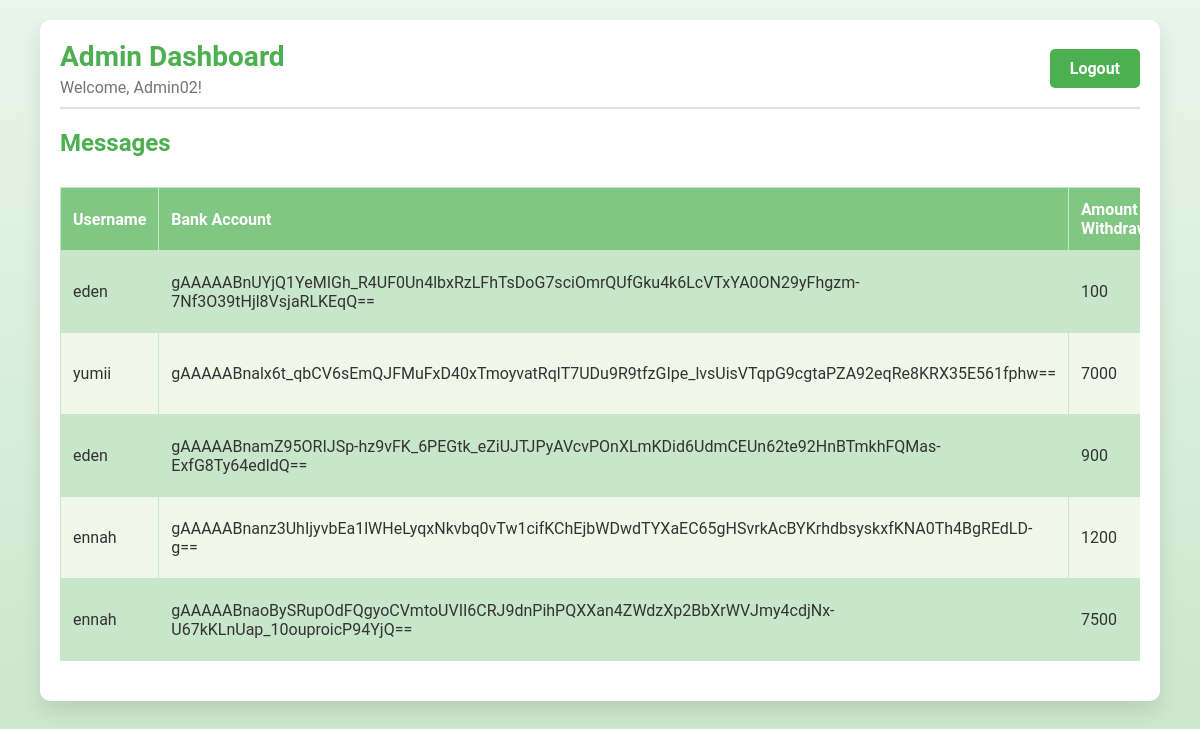
The page /dashboard/ (signed in) on the database its author committed.
### app2/models.py (models this page shows, shortened)
class Message(models.Model):
    sender = models.CharField(max_length=150)  # Store username
    amount = models.TextField()  # Decrypted amount
    bank_account = models.TextField(null=True, blank=True)
    timestamp = models.DateTimeField(auto_now_add=True)

### app2/views.py (the view)
# urls.py: path('dashboard/', views.dashboard, name='dashboard'),
@login_required
def dashboard(request):
    users = User.objects.all()
    messages = Message.objects.all()
    return render(request, 'dashboard.html', {'users': users, 'messages': messages})

### app2/templates/dashboard.html (shortened to what this page needs)
<!DOCTYPE html>
<html>
<head>
</head>
<body>
  <div class="container">
    <div class="header">
      <div class="header-left">
        <h1>Admin Dashboard</h1>
        <p>Welcome, {{ request.user.username }}!</p>
      </div>
      <a href="{% url 'logout' %}">Logout</a>
    </div>
    <h2>Messages</h2>
    <div class="table-container">
      <table>
        <thead>
          <tr>
            <th>Username</th>
            <th>Bank Account</th>
            <th>Amount Withdrawn</th>
          </tr>
        </thead>
        <tbody>
          {% for message in messages %}
          <tr>
            <td>{{ message.sender }}</td>
            <td>{{ message.bank_account }}</td>
            <td>{{ message.amount }}</td>
          </tr>
          {% endfor %}
        </tbody>
      </table>
    </div>
  </div>
</body>
</html>

### app2/templates/dashboard.html (style rules this page uses)
body { font-family: 'Roboto', Arial, sans-serif; margin: 0; padding: 0; background: linear-gradient(to bottom, #e8f5e9, #c8e6c9); color: #333333; min-height: 100vh; }
.container { background-color: #ffffff; padding: 20px; border-radius: 10px; box-shadow: 0px 10px 20px rgba(0, 0, 0, 0.1); width: 90%; margin: 20px auto; }
.header { display: flex; justify-content: space-between; align-items: center; margin-bottom: 20px; border-bottom: 2px solid #e0e0e0; padding-bottom: 10px; }
.header-left h1 { margin: 0; font-size: 28px; color: #4CAF50; }
.header-left p { margin: 5px 0 0; font-size: 16px; color: #757575; }
.header a { padding: 10px 20px; background-color: #4CAF50; color: #ffffff; text-decoration: none; border-radius: 5px; font-weight: bold; transition: 0.3s; }
h2 { color: #4CAF50; margin-top: 20px; }
.table-container { width: 100%; overflow-x: auto; margin: 20px 0; }
table { width: 100%; border-collapse: collapse; margin-top: 10px; }
table th, table td { text-align: left; padding: 12px; border: 1px solid #c8e6c9; }
table th { background-color: #81c784; color: #ffffff; }
table tr:nth-child(even) { background-color: #f1f8e9; }
table tr:nth-child(odd) { background-color: #c8e6c9; }

### rows shown on the page
Message: sender "eden", bank_account "gAAAAABnUYjQ1YeMIGh_R4UF0Un4lbxRzLFhTsDoG7sciOmrQUfGku4k6LcVTxYA0ON29yFhgzm-7Nf3O39tHjl8VsjaRLKEqQ==", amount "100"
Message: sender "yumii", bank_account "gAAAAABnalx6t_qbCV6sEmQJFMuFxD40xTmoyvatRqlT7UDu9R9tfzGIpe_lvsUisVTqpG9cgtaPZA92eqRe8KRX35E561fphw==", amount "7000"
Message: sender "eden", bank_account "gAAAAABnamZ95ORIJSp-hz9vFK_6PEGtk_eZiUJTJPyAVcvPOnXLmKDid6UdmCEUn62te92HnBTmkhFQMas-ExfG8Ty64edldQ==", amount "900"
Message: sender "ennah", bank_account "gAAAAABnanz3UhIjyvbEa1lWHeLyqxNkvbq0vTw1cifKChEjbWDwdTYXaEC65gHSvrkAcBYKrhdbsyskxfKNA0Th4BgREdLD-g==", amount "1200"
Message: sender "ennah", bank_account "gAAAAABnaoBySRupOdFQgyoCVmtoUVII6CRJ9dnPihPQXXan4ZWdzXp2BbXrWVJmy4cdjNx-U67kKLnUap_10ouproicP94YjQ==", amount "7500"

### other values the page prints
{{ request.user.username }} "Admin02"
